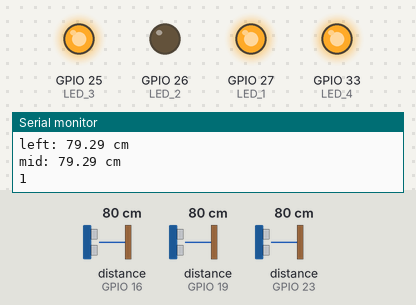
A program run on a simulated ESP32. Shown: output pins drawn as LEDs (lit = HIGH), the last lines printed to the serial monitor. Wiring (inferred from the names in the program): 3 × ultrasonic range finder: trigger GPIO 17, echo GPIO 16 / trigger GPIO 18, echo GPIO 19 / trigger GPIO 22, echo GPIO 23. The inputs (shaded band) are chosen by the test bench; at power-on: distance to the obstacle (sensors on GPIO 19, GPIO 16, GPIO 23) 80 cm. The echo pulse lasts 58.3 µs per cm; pins used as bus, display or sensor lines are not drawn.

Above: at 2.8 s.
2.9 s: distance to the obstacle (sensor on GPIO 19) set to 7 cm
4.4 s: distance to the obstacle (sensor on GPIO 19) set to 4 cm
At 5.7 s:
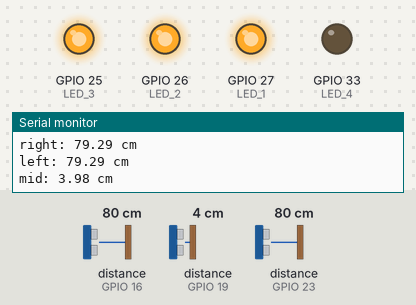
6.5 s: distance to the obstacle (sensor on GPIO 16) set to 7 cm
8.2 s: distance to the obstacle (sensor on GPIO 16) set to 4 cm
At 9.8 s:
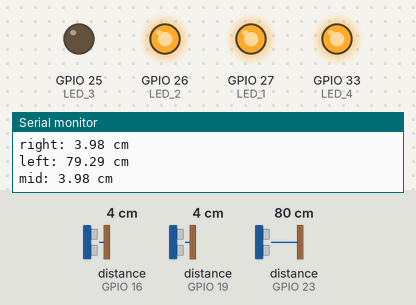
10.5 s: distance to the obstacle (sensor on GPIO 23) set to 7 cm
12.2 s: distance to the obstacle (sensor on GPIO 23) set to 4 cm
At 13.9 s:
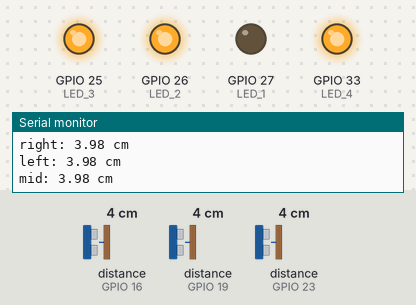
Timing chart, 0 to 15.4 s (numbered marks = the images above; inputs shaded):
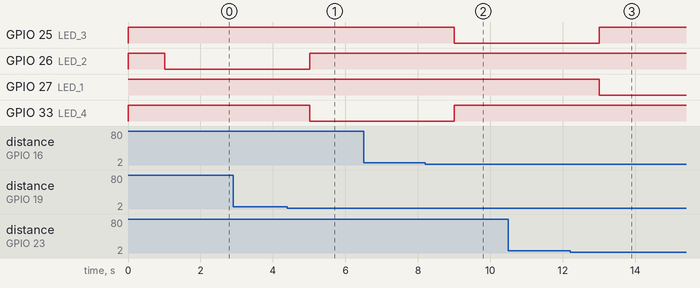

The program:

main.cpp
```cpp
#include <Arduino.h>

#define trig_right 17
#define echo_right 16
#define trig_left 22
#define echo_left 23
#define trig_mid 18
#define echo_mid 19
#define LED_1 27
#define LED_2 26
#define LED_3 25
#define LED_4 33

void On_led_1();
void On_led_2();
void On_led_3();
void On_led_4();
float measureDistance(int trigPin, int echoPin);
void Xu_ly_vat_can();
void Off_all();
unsigned long previousMillis = 0;
const long interval = 1000;

void setup()
{
    Serial.begin(9600);
    pinMode(trig_right, OUTPUT);
    pinMode(echo_right, INPUT);
    pinMode(trig_left, OUTPUT);
    pinMode(echo_left, INPUT);
    pinMode(trig_mid, OUTPUT);
    pinMode(echo_mid, INPUT);
    pinMode(LED_1, OUTPUT);
    pinMode(LED_2, OUTPUT);
    pinMode(LED_3, OUTPUT);
    pinMode(LED_4, OUTPUT);
    digitalWrite(LED_1, 1);
    digitalWrite(LED_2, 1);
    digitalWrite(LED_3, 1);
    digitalWrite(LED_4, 1);
}

void loop()
{
    unsigned long currentMillis = millis();
    if (currentMillis - previousMillis >= interval)
    {
        previousMillis = currentMillis;
        Xu_ly_vat_can();
    }
}

float measureDistance(int trigPin, int echoPin)
{
    digitalWrite(trigPin, LOW);
    delayMicroseconds(2);
    digitalWrite(trigPin, HIGH);
    delayMicroseconds(10);
    digitalWrite(trigPin, LOW);
    unsigned long duration = pulseIn(echoPin, HIGH);
    float distance = duration * 0.034 / 2;
    return distance;
}
void Xu_ly_vat_can()
{
    float rightDistance = measureDistance(trig_right, echo_right);
    Serial.printf("right: %.2f cm\n", rightDistance);
    float leftDistance = measureDistance(trig_left, echo_left);
    float midDistance = measureDistance(trig_mid, echo_mid);
    Serial.printf("left: %.2f cm\n", leftDistance);
    Serial.printf("mid: %.2f cm\n", midDistance);
    if (midDistance <= 5)
    {
        Off_all();
        On_led_4();
        if (rightDistance <= 5)
        {
            if (leftDistance <= 5)
            {
                Off_all();
                On_led_1();
            }
            else
            {
                Off_all();
                On_led_3();
            }
        }
        else
        {
            if (leftDistance <= 5)
            {
                Off_all();
                On_led_2();
            }
        }
    }
    else if (midDistance >= 5 && rightDistance >= 5 && leftDistance >= 5)
    {
        Off_all();
        On_led_2();
        Serial.printf("1\n");
    }
}
void Off_all()
{
    digitalWrite(LED_1, 1);
    digitalWrite(LED_2, 1);
    digitalWrite(LED_3, 1);
    digitalWrite(LED_4, 1);
}
void On_led_1()
{
    digitalWrite(LED_1, 0);
}
void On_led_2()
{
    digitalWrite(LED_2, 0);
}
void On_led_3()
{
    digitalWrite(LED_3, 0);
}
void On_led_4()
{
    digitalWrite(LED_4, 0);
}
```

Measured:
- the behaviour switches between 6 and 5 cm on distance to the obstacle (sensor on GPIO 19) (found by bisection; images 0 and 1)
- the behaviour switches between 6 and 5 cm on distance to the obstacle (sensor on GPIO 16) (found by bisection; images 1 and 2)
- the behaviour switches between 6 and 5 cm on distance to the obstacle (sensor on GPIO 23) (found by bisection; images 2 and 3)
- after the input at 4.4 s, GPIO 26 (LED_2): LOW → HIGH after 0.61 s; GPIO 33 (LED_4): HIGH → LOW after 0.61 s
- after the input at 8.2 s, GPIO 25 (LED_3): HIGH → LOW after 0.81 s; GPIO 33 (LED_4): LOW → HIGH after 0.81 s
- after the input at 12.2 s, GPIO 25 (LED_3): LOW → HIGH after 0.80 s; GPIO 27 (LED_1): HIGH → LOW after 0.80 s
